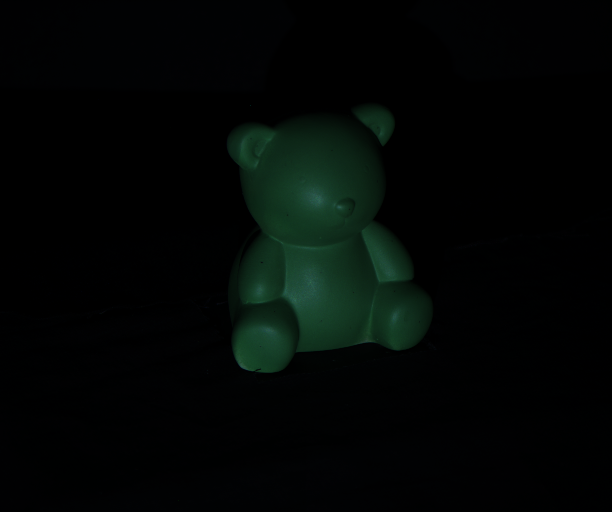
#> input picture Python/Dataset/id_pose_8_19_25_33/02002.png, 612 x 512 px
$ python mainSurf.py
#> lines starting #> are read from the running program, lines starting #| are printed output that depends on the picture
# # SURF (Speeded-Up Robust Features)


# ## Import resources and display image

import cv2
import matplotlib.pyplot as plt
import numpy as np

# Load the image
image1 = cv2.imread('./Dataset/id_pose_8_19_25_33/02002.png')
#> image1 is the input picture: shape (512, 612, 3); mean B, G, R 4.7, 6.5, 2.4
image2 = cv2.imread('./Dataset/id_pose_8_19_25_33/02008.png')
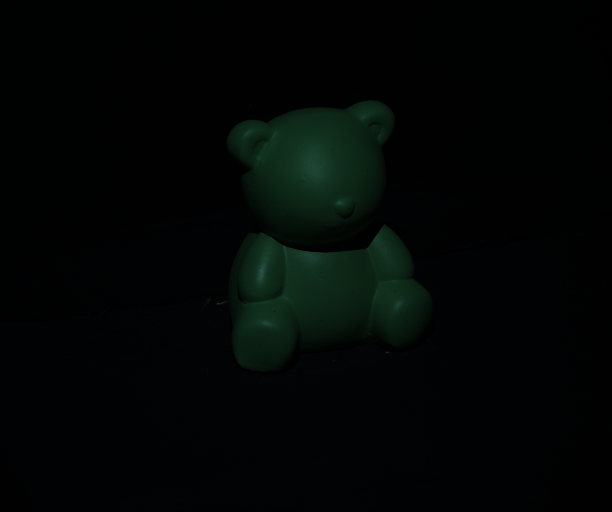
#> input picture Matlab/test_00/02008.png, 612 x 512 px, found by its file name
#> image2 is the input picture: shape (512, 612, 3); mean B, G, R 4.7, 5.7, 2.4

# Convert the training image to RGB
training_image1 = cv2.cvtColor(image1, cv2.COLOR_BGR2RGB)
training_image2 = cv2.cvtColor(image2, cv2.COLOR_BGR2RGB)

# Convert the training image to gray scale
training_gray1 = cv2.cvtColor(training_image1, cv2.COLOR_RGB2GRAY)
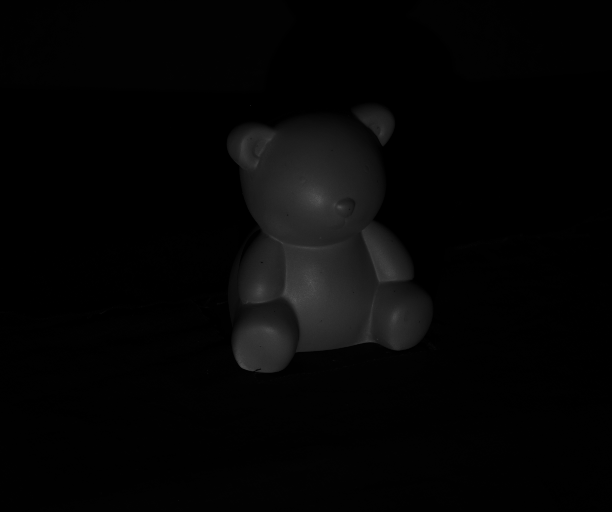
#> training_gray1: shape (512, 612); min 0, max 87, mean 5.1
training_gray2 = cv2.cvtColor(training_image2, cv2.COLOR_RGB2GRAY)

# [11 lines of commented-out code are left out]
fx, plots = plt.subplots(1, 2, figsize=(20,10))

plots[0].set_title("Training Image")
plots[0].imshow(training_image1)

plots[1].set_title("Testing Image")
plots[1].imshow(training_image2)


# ## Detect keypoints and Create Descriptor
#> (the run stopped early here; a loop or call above may not have finished)
